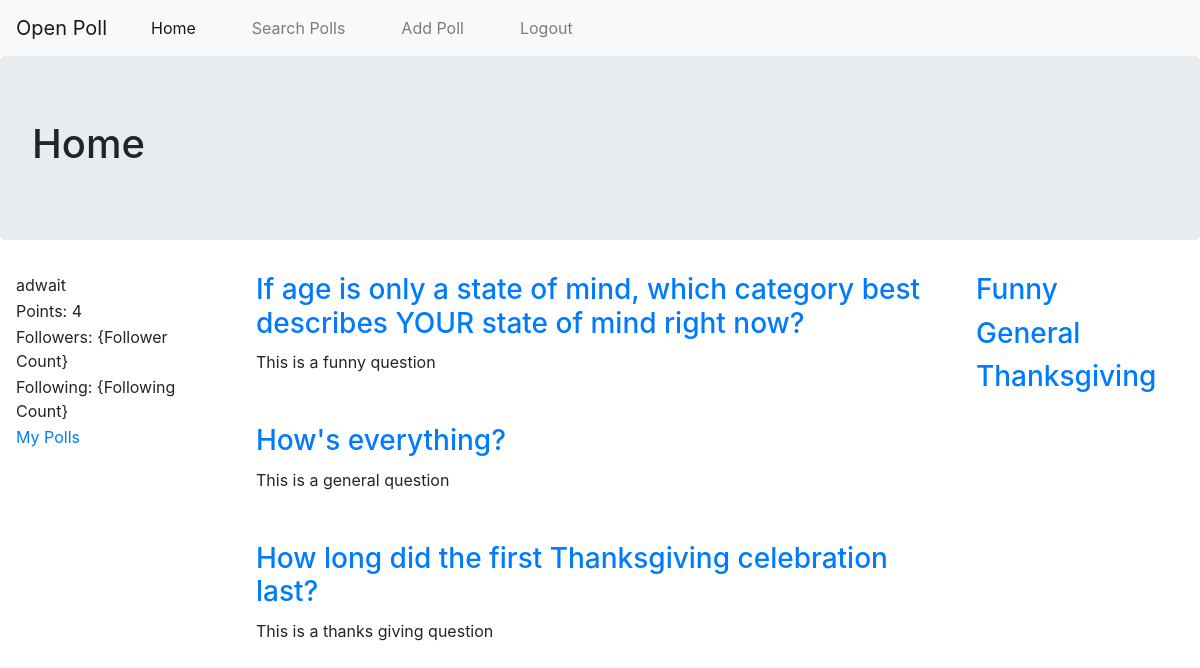
The app's page / (signed in) with its own data.
### BaseApp/models.py (models this page shows, shortened)
class UserProfile(models.Model):
    user = models.OneToOneField(User, on_delete=models.CASCADE, related_name="user_profile")
    user_points = models.PositiveIntegerField(default=1)
    profile_pic = models.ImageField(upload_to='profile_pic', blank=True, null=True, default='')

class Question(models.Model):
    user = models.ForeignKey('UserProfile', on_delete=models.CASCADE)
    question_text = models.CharField(max_length=300, blank=False)
    question_topic = models.CharField(max_length=300, default="Misc")
    question_comments = models.TextField(max_length=500, blank=True)
    responders = models.ManyToManyField(UserProfile, related_name="questions")

### BaseApp/views.py (the view)
# urls.py: path('', views.HomeView.as_view()),
class HomeView(View):
    template_name = 'BaseApp/base.html'
    def get(self, request):
        return render(request, self.template_name, {'list_title':'Home', 'question_list':c_util.getTopQuestions(3)})

### BaseApp/content_util.py (called while the page is built)
def getTopQuestions(n): # TODO: Have some specific params for selecting top questions
    qList = Question.objects.all()
    l = len(qList)
    if(l < n):
        n = l
    return qList[:3]

### templates/BaseApp/base.html (shortened to what this page needs)
<!DOCTYPE html>
{% load static %}
<html lang="en" dir="ltr">
  <head>
    <link rel="stylesheet" href="https://stackpath.bootstrapcdn.com/bootstrap/4.4.1/css/bootstrap.min.css">
    <link rel="stylesheet" href="{% static 'css/base.css' %}">
  </head>
  <body>
    <nav class="navbar navbar-expand-lg navbar-light bg-light nav-fill">
      <a class="navbar-brand" href="{% url 'base_app:Home' %}">Open Poll</a>
      <div class="collapse navbar-collapse" id="navbarNav">
        <ul class="navbar-nav">
          <li class="nav-item active">
            <a class="nav-link" href="{% url 'base_app:Home' %}">Home</a>
          </li>
          <li class="nav-item">
            <a class="nav-link" href="{% url 'base_app:poll_search' %}">Search Polls</a>
          </li>
          <li>
            {% if user.is_authenticated %}
            <a class="nav-link" href="{% url 'base_app:add_poll' %}">Add Poll</a>
            <li class="nav-item">
              <a class="nav-link" href="{% url 'base_app:user_logout' %}">Logout</a>
            </li>
            {% else %}
              <button type="button" class="nav-item btn btn-outline-success" data-toggle="modal" data-target="#loginModal" name="button">LogIn</button>
              <li class="nav-item">
                <a class="nav-link" data-toggle="modal" data-target="#signupModal" href="#">SignUp</a>
              </li>
            {% endif %}
          </li>
        </ul>
      </div>
    </nav>
  <div class="jumbotron">
    <h1>{{ list_title }}</h1>
  </div>
    {% block left_block %}
    <div class="profile_info container">
      <table>
        <tr><td>{{ user.username }}</td></tr>
        <tr><td>Points: {{ user.user_profile.user_points }}</td></tr>
        <tr><td>Followers: {Follower Count}</td></tr>
        <tr><td>Following: {Following Count}</td></tr>
        {% if user.is_authenticated %}
        <tr><td><a href="{% url 'base_app:poll_list' %}">My Polls</a></td></tr>
        {% endif %}
      </table>
    </div>
    {% endblock %}
    {% block main_list_block %}
      <div class="main_list container">
        <table>
          {% for q in question_list %}
            <tr>
              <table>
                <tr> <td> <a href="{% url 'base_app:poll' q.id %}"> <h3> {{q.question_text}} </h3> </a> </td></tr>
                <tr> <td> {{q.question_comments}} </td></tr>
              </table>
              <br>
              <br>
            </tr>
          {% endfor %}
        </table>
      </div>
    {% endblock %}
    {% block topic_block %}
      <div class=" container topic_list">
        <table>
          {% for q in question_list %}
            <tr> <td><h3> <a href="{% url 'base_app:poll_list' q.question_topic %}"> {{ q.question_topic }}</a></h3></td></tr>
          {% endfor %}
        </table>
      </div>
    {% endblock %}
  </body>
</html>

### static/css/base.css (style rules this page uses)
* { box-sizing: border-box; }
.profile_info { width: 20%; float: left; }
.topic_list { width: 20%; float: right; }
.main_list { width: 60%; float: left; }
.navbar-nav > li { padding-left: 20px; padding-right: 20px; }

### records on screen
Question: question_text "If age is only a state of mind, which category best describes YOUR state of mind right now?", question_comments "This is a funny question", question_topic "Funny"
Question: question_text "How's everything?", question_comments "This is a general question", question_topic "General"
Question: question_text "How long did the first Thanksgiving celebration last?", question_comments "This is a thanks giving question", question_topic "Thanksgiving"

### other values on screen
{{ list_title }} "Home"
{{ user.username }} "adwait"
{{ user.user_profile.user_points }} "4"
